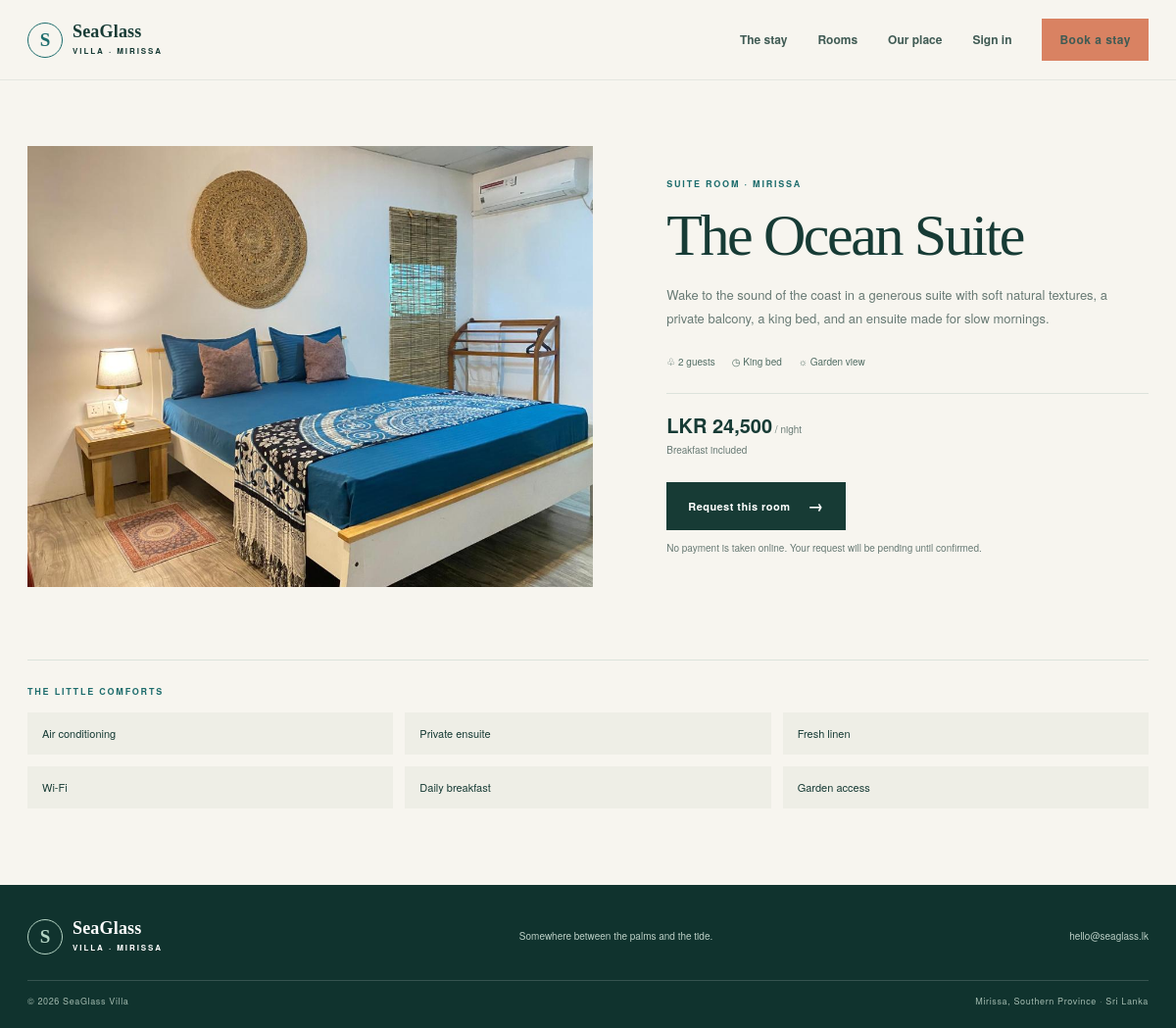
Screenshot of /room.php?id=1 with the database file from the repository.
### tables this page shows
CREATE TABLE IF NOT EXISTS rooms (
  room_id INT UNSIGNED NOT NULL AUTO_INCREMENT,
  room_name VARCHAR(100) NOT NULL,
  room_type ENUM('suite', 'family', 'garden') NOT NULL,
  short_description VARCHAR(220) NOT NULL,
  description TEXT NOT NULL,
  price_per_night DECIMAL(10,2) NOT NULL,
  max_guests TINYINT UNSIGNED NOT NULL DEFAULT 2,
  bed_summary VARCHAR(120) NOT NULL DEFAULT 'Queen bed',
  room_status ENUM('active', 'inactive') NOT NULL DEFAULT 'active',
  featured TINYINT(1) NOT NULL DEFAULT 0,
  created_at TIMESTAMP NOT NULL DEFAULT CURRENT_TIMESTAMP,
  PRIMARY KEY (room_id),
  UNIQUE KEY uq_rooms_name (room_name),
  KEY idx_rooms_status_capacity (room_status, max_guests)
);

### includes/functions.php (called while the page is built, shortened)
<?php
function e(?string $value): string
{
    return htmlspecialchars($value ?? '', ENT_QUOTES | ENT_SUBSTITUTE, 'UTF-8');
}
function money(float|int|string $amount): string
{
    return 'LKR ' . number_format((float) $amount, 0);
}
function room_image(string $roomType): string
{
    $map = ['suite' => 'room1.jpg', 'family' => 'room2.webp', 'garden' => 'room3.webp'];
    return 'assets/images/' . ($map[strtolower($roomType)] ?? 'room-suite.svg');
}

### room.php (the view, shortened to what this page needs)
<?php
require_once __DIR__ . '/config.php';
$id = filter_input(INPUT_GET, 'id', FILTER_VALIDATE_INT) ?: 0;
$statement = $pdo->prepare("SELECT * FROM rooms WHERE room_id = ? AND room_status = 'active'");
$statement->execute([$id]);
$room = $statement->fetch();
$checkIn = $_GET['check_in'] ?? '';
$checkOut = $_GET['check_out'] ?? '';
require __DIR__ . '/includes/header.php';
?>
<section class="detail-hero wrap"><div class="detail-image"><img src="<?= e(room_image($room['room_type'])) ?>" alt="Illustration of <?= e($room['room_name']) ?>"></div><div class="detail-copy"><p class="eyebrow"><?= e(ucfirst($room['room_type'])) ?> room · Mirissa</p><h1><?= e($room['room_name']) ?></h1><p class="lead"><?= e($room['description']) ?></p><div class="detail-meta"><span>♧ <?= (int) $room['max_guests'] ?> guests</span><span>◷ <?= e($room['bed_summary']) ?></span><span>☼ Garden view</span></div><div class="detail-price"><span><strong><?= money($room['price_per_night']) ?></strong> / night</span><span>Breakfast included</span></div><a class="button button-dark" href="book.php?room_id=<?= (int) $room['room_id'] ?><?= $checkIn && $checkOut ? '&check_in=' . urlencode($checkIn) . '&check_out=' . urlencode($checkOut) : '' ?>">Request this room <span aria-hidden="true">→</span></a><small class="muted">No payment is taken online. Your request will be pending until confirmed.</small></div></section>
<section class="detail-features wrap"><p class="eyebrow">The little comforts</p><div class="feature-list"><span>Air conditioning</span><span>Private ensuite</span><span>Fresh linen</span><span>Wi-Fi</span><span>Daily breakfast</span><span>Garden access</span></div></section>
<?php require __DIR__ . '/includes/footer.php'; ?>

### assets/css/styles.css (style rules this page uses)
:root { --ink: #173b35; --ink-deep: #10332e; --sea: #1e6d6d; --sea-light: #b2d5ca; --coral: #d98262; --sand: #f7f5ef; --sand-deep: #eee9dd; --white: #fffefa; --muted: #687a74; --line: #dce3dc; --serif: "Palatino Linotype", "Book Antiqua", Georgia, serif; --sans: "Avenir Next", "Helvetica Neue", Arial, sans-serif; --shadow: 0 18px 50px rgba(19, 54, 48, 0.11); }
* { box-sizing: border-box; }
html { scroll-behavior: smooth; }
body { margin: 0; background: var(--sand); color: var(--ink); font-family: var(--sans); font-size: 15px; line-height: 1.55; }
a { color: inherit; text-decoration: none; }
img { display: block; max-width: 100%; }
button, a, input, select, textarea { -webkit-tap-highlight-color: transparent; }
.wrap { width: min(1180px, calc(100% - 56px)); margin-inline: auto; }
.button { display: inline-flex; align-items: center; justify-content: center; gap: 18px; border: 1px solid transparent; padding: 15px 21px; background: var(--coral); color: #fff; font-size: 11px; letter-spacing: 0.04em; font-weight: 700; transition: transform 0.2s, background 0.2s; }
.button span { font-size: 16px; line-height: 0; }
.button-dark { background: var(--ink); color: #fff; }
.eyebrow { margin: 0 0 14px; text-transform: uppercase; font-size: 9px; letter-spacing: 0.2em; font-weight: 700; color: var(--sea); }
.detail-hero { display: grid; grid-template-columns: 1.08fr 0.92fr; gap: 75px; align-items: center; padding-top: 67px; padding-bottom: 74px; }
.detail-image img { width: 100%; height: 450px; object-fit: cover; }
.detail-copy h1, .booking-intro h1 { margin: 0 0 17px; font: 500 clamp(39px, 5vw, 62px) / 1.05 var(--serif); letter-spacing: -0.04em; }
.detail-copy .lead { margin: 0; color: var(--muted); font-size: 13px; line-height: 1.9; }
.detail-meta { display: flex; flex-wrap: wrap; gap: 17px; margin: 24px 0; color: #526d64; font-size: 10px; }
.detail-price { display: flex; flex-direction: column; gap: 4px; border-top: 1px solid var(--line); padding: 17px 0 20px; margin-bottom: 4px; color: var(--muted); font-size: 10px; }
.detail-price strong { font: 600 20px var(--sans); color: var(--ink); }
.detail-copy .button { margin-bottom: 11px; }
.muted { color: var(--muted); font-size: 10px; }
.detail-copy > .muted { display: block; }
.detail-features { padding: 25px 0 78px; border-top: 1px solid var(--line); }
.feature-list { display: grid; grid-template-columns: repeat(3, 1fr); gap: 12px; }
.feature-list span { padding: 13px 15px; background: #eeeee6; font-size: 11px; }
.detail-meta span { white-space: nowrap; }

### rows the page displays
rooms: room_type "SUITE", room_name "The Ocean Suite", description "Wake to the sound of the coast in a generous suite with soft natural textures, a private balcony, a king bed, and an ensuite made for slow mornings.", max_guests "2", bed_summary "King bed", price_per_night "LKR 24,500"
